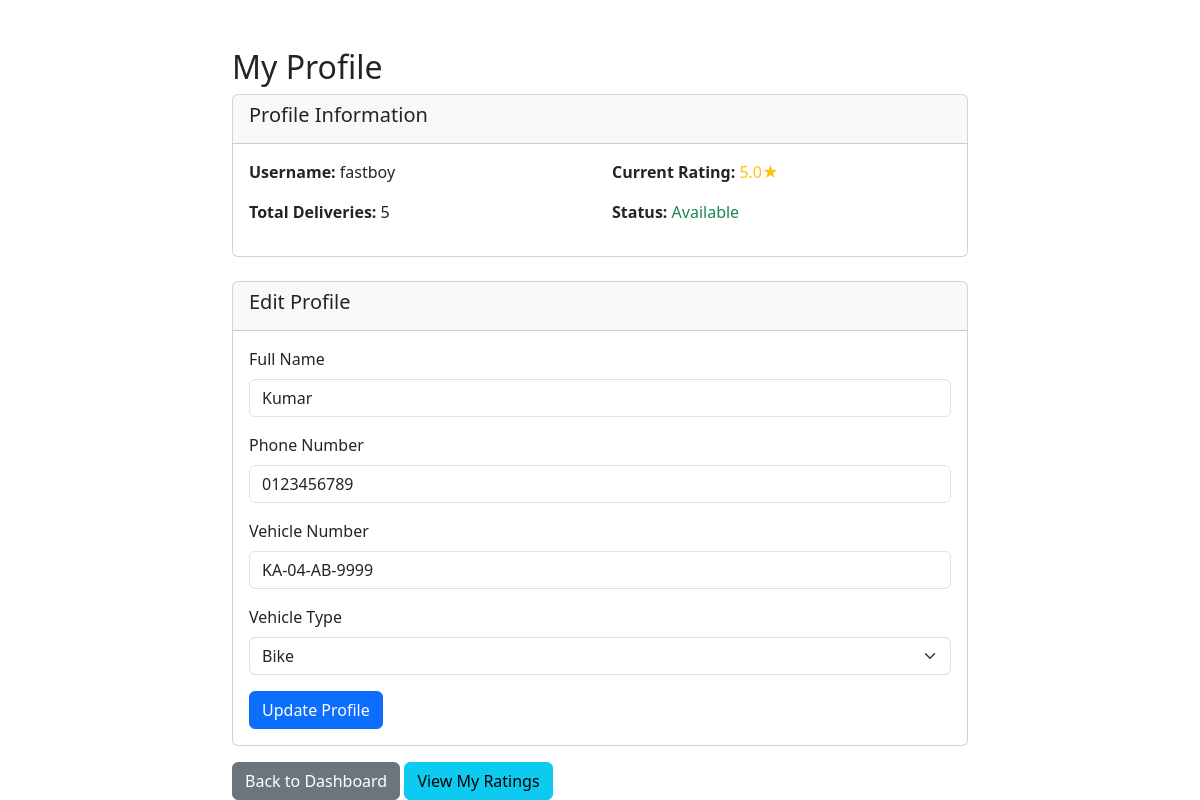
/delivery_profile (signed in), run on an earlier commit of the app's database.
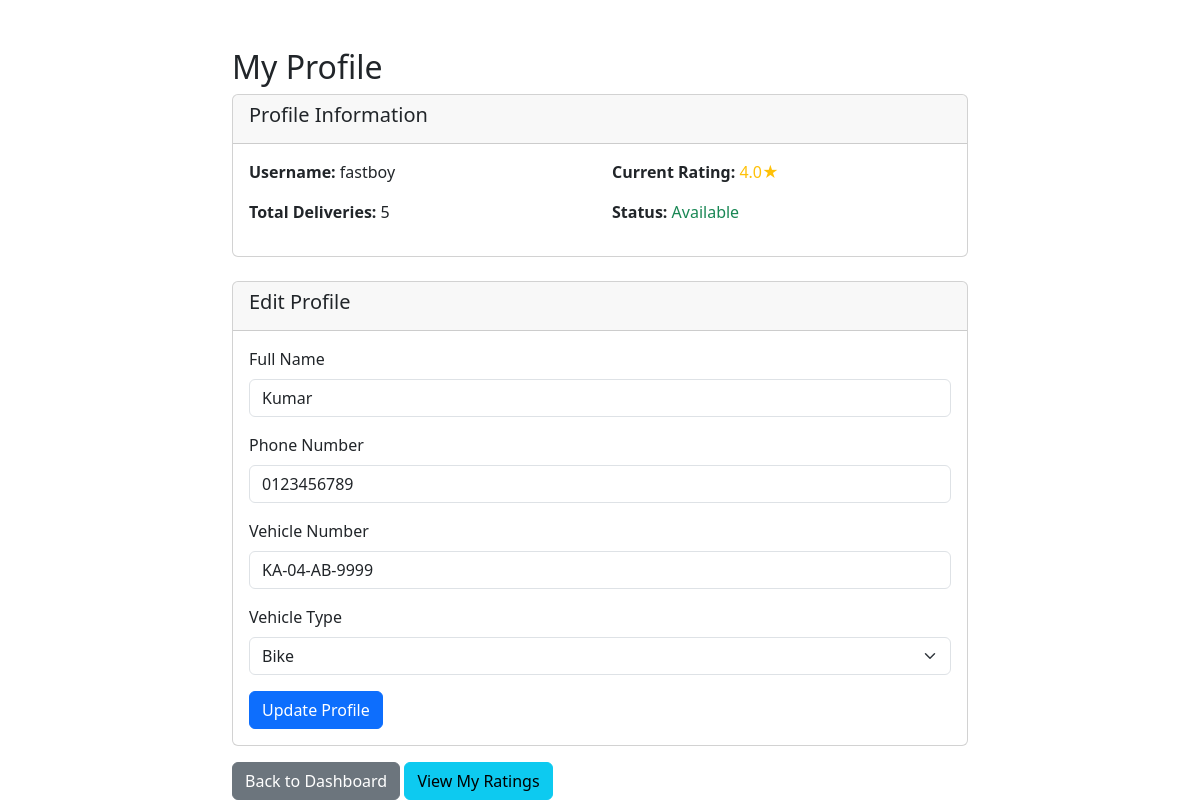
And on a later commit of the database.
### tables this page shows
CREATE TABLE delivery_partners (
        id INTEGER PRIMARY KEY AUTOINCREMENT,
        username TEXT NOT NULL UNIQUE,
        password TEXT NOT NULL,
        name TEXT NOT NULL,
        phone TEXT NOT NULL,
        vehicle_number TEXT,
        vehicle_type TEXT,
        is_available INTEGER DEFAULT 1,
        current_location TEXT,
        rating REAL DEFAULT 0,
        total_deliveries INTEGER DEFAULT 0
    );

### routes/delivery_routes.py (the view, shortened to what this page needs)
@delivery_bp.route('/delivery_profile', methods=['GET', 'POST'])
def delivery_profile():
    if 'delivery_partner_id' not in session:
        return redirect(url_for('delivery.delivery_login'))
    delivery_partner_id = session['delivery_partner_id']
    conn = sqlite3.connect('database.db')
    cursor = conn.cursor()
    try:
        cursor.execute('SELECT * FROM delivery_partners WHERE id=?', (delivery_partner_id,))
        partner = cursor.fetchone()
    except Exception as e:
        logging.error(f"Delivery profile update error: {e}")
        flash('An error occurred while updating your profile. Please try again later.', 'danger')
    finally:
        conn.close()
    if partner:
        partner_data = {
            'id': partner[0],
            'username': partner[1],
            'name': partner[3],
            'phone': partner[4],
            'vehicle_number': partner[5],
            'vehicle_type': partner[6],
            'is_available': partner[7],
            'current_location': partner[8],
            'rating': partner[9],
            'total_deliveries': partner[10]
        }
    else:
        partner_data = None
    return render_template('delivery_profile.html', partner=partner_data)

### templates/delivery_profile.html (shortened to what the changed rows need)
<!DOCTYPE html>
<html lang="en">
<head>
    <link rel="stylesheet" href="https://cdn.jsdelivr.net/npm/bootstrap@5.3.0/dist/css/bootstrap.min.css">
</head>
<body>
<div class="container mt-5">
    <div class="row">
        <div class="col-md-8 mx-auto">
            <h2>My Profile</h2>
            {% if partner %}
                <div class="card mb-4">
                    <div class="card-header">
                        <h5>Profile Information</h5>
                    </div>
                    <div class="card-body">
                        <div class="row mb-3">
                            <div class="col-md-6">
                                <strong>Username:</strong> {{ partner.username }}
                            </div>
                            <div class="col-md-6">
                                <strong>Current Rating:</strong>
                                {% if partner.rating %}
                                    <span class="text-warning">{{ partner.rating }}★</span>
                                {% else %}
                                    <span class="text-muted">No ratings yet</span>
                                {% endif %}
                            </div>
                        </div>
                        <div class="row mb-3">
                            <div class="col-md-6">
                                <strong>Total Deliveries:</strong> {{ partner.total_deliveries }}
                            </div>
                            <div class="col-md-6">
                                <strong>Status:</strong>
                                {% if partner.is_available %}
                                    <span class="text-success">Available</span>
                                {% else %}
                                    <span class="text-danger">Unavailable</span>
                                {% endif %}
                            </div>
                        </div>
                    </div>
                </div>
                <div class="card">
                    <div class="card-header">
                        <h5>Edit Profile</h5>
                    </div>
                    <div class="card-body">
                        <form method="post">
                            <div class="mb-3">
                                <label for="name" class="form-label">Full Name</label>
                                <input type="text" class="form-control" id="name" name="name" value="{{ partner.name }}" required>
                            </div>
                            <div class="mb-3">
                                <label for="phone" class="form-label">Phone Number</label>
                                <input type="text" class="form-control" id="phone" name="phone" value="{{ partner.phone }}" required>
                            </div>
                            <div class="mb-3">
                                <label for="vehicle_number" class="form-label">Vehicle Number</label>
                                <input type="text" class="form-control" id="vehicle_number" name="vehicle_number" value="{{ partner.vehicle_number }}" required>
                            </div>
                            <div class="mb-3">
                                <label for="vehicle_type" class="form-label">Vehicle Type</label>
                                <select class="form-select" id="vehicle_type" name="vehicle_type" required>
                                    <option value="Bike" {% if partner.vehicle_type == 'Bike' %}selected{% endif %}>Bike</option>
                                </select>
                            </div>
                            <button type="submit" class="btn btn-primary">Update Profile</button>
                        </form>
                    </div>
                </div>
            {% else %}
                <div class="alert alert-danger">
                    <p>Profile not found.</p>
                </div>
            {% endif %}
        </div>
    </div>
</div>
</body>
</html>

What changed in the data, as far as the page shows it:
changed delivery_partners "fastboy": rating "5.0" → "4.0"
